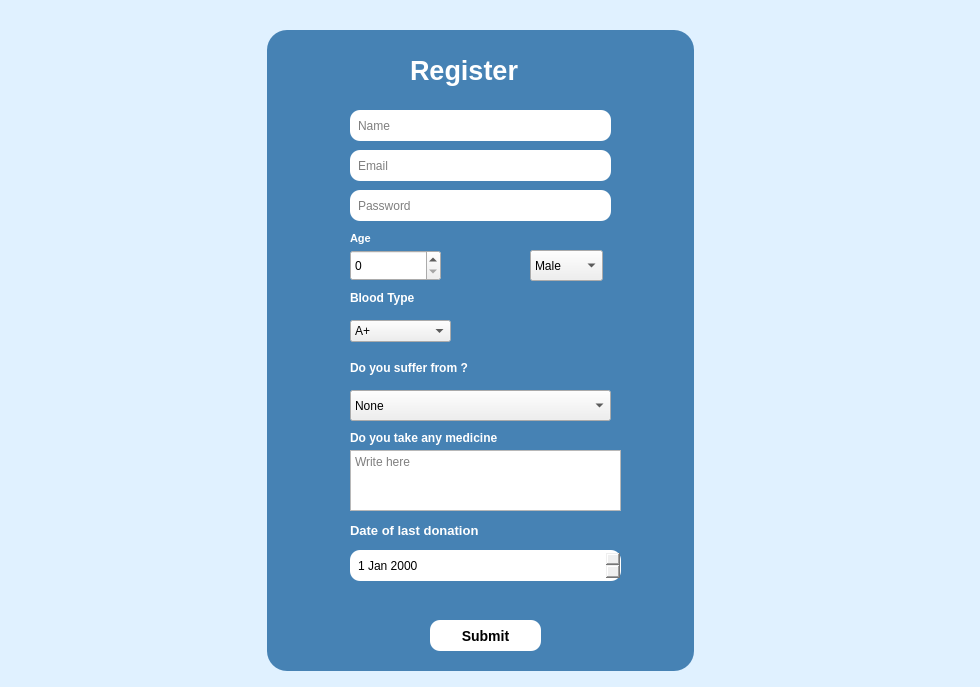
<?xml version="1.0" encoding="UTF-8"?>
<ui version="4.0">
 <class>DonorRegister</class>
 <widget class="QDialog" name="DonorRegister">
  <property name="geometry">
   <rect>
    <x>0</x>
    <y>0</y>
    <width>980</width>
    <height>687</height>
   </rect>
  </property>
  <property name="windowTitle">
   <string>Dialog</string>
  </property>
  <property name="styleSheet">
   <string notr="true">#DonorRegister{
background-color: rgb(224, 241, 255);
}</string>
  </property>
  <widget class="QGroupBox" name="groupBox">
   <property name="geometry">
    <rect>
     <x>230</x>
     <y>30</y>
     <width>501</width>
     <height>641</height>
    </rect>
   </property>
   <property name="styleSheet">
    <string notr="true">#groupBox{

	
    background: #fff;
    margin: 0 auto;
    border-radius: 20px;
	background-color:rgb(70,130,180);

}</string>
   </property>
   <property name="title">
    <string/>
   </property>
   <widget class="QLabel" name="label">
    <property name="geometry">
     <rect>
      <x>180</x>
      <y>20</y>
      <width>141</width>
      <height>41</height>
     </rect>
    </property>
    <property name="font">
     <font>
      <pointsize>20</pointsize>
      <weight>75</weight>
      <bold>true</bold>
     </font>
    </property>
    <property name="styleSheet">
     <string notr="true">#label
{
    display: block;
    font-size: 1.5em;
    font-weight: bold;
	color:white;
}</string>
    </property>
    <property name="text">
     <string>Register</string>
    </property>
   </widget>
   <widget class="QPushButton" name="submitDonor">
    <property name="geometry">
     <rect>
      <x>200</x>
      <y>590</y>
      <width>111</width>
      <height>31</height>
     </rect>
    </property>
    <property name="styleSheet">
     <string notr="true">#submitDonor{
background-color: white;

    border-width: 2px;
    border-radius: 10px;

    font: bold 14px;

    padding: 6px;
}

#submitDonor:hover{
background-color: rgb(224, 241, 255);
}</string>
    </property>
    <property name="text">
     <string>Submit</string>
    </property>
   </widget>
   <widget class="QDateEdit" name="dateLastDonation">
    <property name="geometry">
     <rect>
      <x>120</x>
      <y>520</y>
      <width>271</width>
      <height>31</height>
     </rect>
    </property>
    <property name="styleSheet">
     <string notr="true">#dateLastDonation{


border-width: 2px;
    border-radius: 10px;
    border-color: beige;
    padding: 6px;

}</string>
    </property>
   </widget>
   <widget class="QLineEdit" name="passwordDonor">
    <property name="geometry">
     <rect>
      <x>120</x>
      <y>160</y>
      <width>261</width>
      <height>31</height>
     </rect>
    </property>
    <property name="styleSheet">
     <string notr="true">#passwordDonor{

border-width: 2px;
    border-radius: 10px;
    border-color: beige;
    padding: 6px;

}</string>
    </property>
    <property name="echoMode">
     <enum>QLineEdit::Password</enum>
    </property>
    <property name="placeholderText">
     <string>Password</string>
    </property>
   </widget>
   <widget class="QComboBox" name="DonorSuffer">
    <property name="geometry">
     <rect>
      <x>120</x>
      <y>360</y>
      <width>261</width>
      <height>31</height>
     </rect>
    </property>
    <property name="editable">
     <bool>false</bool>
    </property>
    <property name="currentText">
     <string>None</string>
    </property>
    <property name="placeholderText">
     <string/>
    </property>
    <item>
     <property name="text">
      <string>None</string>
     </property>
    </item>
    <item>
     <property name="text">
      <string>Blood Pressure</string>
     </property>
    </item>
    <item>
     <property name="text">
      <string>Disorders</string>
     </property>
    </item>
    <item>
     <property name="text">
      <string>Thyroid Disease</string>
     </property>
    </item>
    <item>
     <property name="text">
      <string>Diabetes</string>
     </property>
    </item>
    <item>
     <property name="text">
      <string>Cancer</string>
     </property>
    </item>
    <item>
     <property name="text">
      <string>Heart Disorders</string>
     </property>
    </item>
    <item>
     <property name="text">
      <string>Hepatitis</string>
     </property>
    </item>
   </widget>
   <widget class="QLineEdit" name="NameDonor">
    <property name="geometry">
     <rect>
      <x>120</x>
      <y>80</y>
      <width>261</width>
      <height>31</height>
     </rect>
    </property>
    <property name="styleSheet">
     <string notr="true">#NameDonor{

border-width: 2px;
    border-radius: 10px;
    border-color: beige;
    padding: 6px;}
</string>
    </property>
    <property name="placeholderText">
     <string>Name</string>
    </property>
   </widget>
   <widget class="QLabel" name="label_3">
    <property name="geometry">
     <rect>
      <x>120</x>
      <y>330</y>
      <width>161</width>
      <height>16</height>
     </rect>
    </property>
    <property name="font">
     <font>
      <pointsize>9</pointsize>
      <weight>75</weight>
      <bold>true</bold>
     </font>
    </property>
    <property name="styleSheet">
     <string notr="true">color:white;</string>
    </property>
    <property name="text">
     <string>Do you suffer from ?</string>
    </property>
   </widget>
   <widget class="QLabel" name="AgeLabel">
    <property name="geometry">
     <rect>
      <x>120</x>
      <y>200</y>
      <width>55</width>
      <height>16</height>
     </rect>
    </property>
    <property name="font">
     <font>
      <pointsize>8</pointsize>
      <weight>75</weight>
      <bold>true</bold>
     </font>
    </property>
    <property name="styleSheet">
     <string notr="true">color:white;</string>
    </property>
    <property name="text">
     <string>Age</string>
    </property>
   </widget>
   <widget class="QComboBox" name="GenderDonor">
    <property name="geometry">
     <rect>
      <x>300</x>
      <y>220</y>
      <width>73</width>
      <height>31</height>
     </rect>
    </property>
    <property name="styleSheet">
     <string notr="true"/>
    </property>
    <item>
     <property name="text">
      <string>Male</string>
     </property>
    </item>
    <item>
     <property name="text">
      <string>Female</string>
     </property>
    </item>
   </widget>
   <widget class="QLabel" name="label_2">
    <property name="geometry">
     <rect>
      <x>120</x>
      <y>260</y>
      <width>71</width>
      <height>16</height>
     </rect>
    </property>
    <property name="font">
     <font>
      <weight>75</weight>
      <bold>true</bold>
     </font>
    </property>
    <property name="styleSheet">
     <string notr="true">color:white;</string>
    </property>
    <property name="text">
     <string>Blood Type</string>
    </property>
   </widget>
   <widget class="QSpinBox" name="DonorAge">
    <property name="geometry">
     <rect>
      <x>120</x>
      <y>220</y>
      <width>91</width>
      <height>31</height>
     </rect>
    </property>
    <property name="styleSheet">
     <string notr="true"/>
    </property>
   </widget>
   <widget class="QComboBox" name="bloodTypeDonor">
    <property name="geometry">
     <rect>
      <x>120</x>
      <y>290</y>
      <width>101</width>
      <height>22</height>
     </rect>
    </property>
    <item>
     <property name="text">
      <string>A+</string>
     </property>
    </item>
    <item>
     <property name="text">
      <string>A-</string>
     </property>
    </item>
    <item>
     <property name="text">
      <string>B+</string>
     </property>
    </item>
    <item>
     <property name="text">
      <string>B-</string>
     </property>
    </item>
    <item>
     <property name="text">
      <string>O+</string>
     </property>
    </item>
    <item>
     <property name="text">
      <string>O-</string>
     </property>
    </item>
    <item>
     <property name="text">
      <string>AB+</string>
     </property>
    </item>
    <item>
     <property name="text">
      <string>AB-</string>
     </property>
    </item>
   </widget>
   <widget class="QLineEdit" name="emailDonor">
    <property name="geometry">
     <rect>
      <x>120</x>
      <y>120</y>
      <width>261</width>
      <height>31</height>
     </rect>
    </property>
    <property name="styleSheet">
     <string notr="true">#emailDonor{

border-width: 2px;
    border-radius: 10px;
    border-color: beige;
    padding: 6px;

}</string>
    </property>
    <property name="placeholderText">
     <string>Email</string>
    </property>
   </widget>
   <widget class="QLabel" name="label_4">
    <property name="geometry">
     <rect>
      <x>120</x>
      <y>400</y>
      <width>191</width>
      <height>16</height>
     </rect>
    </property>
    <property name="font">
     <font>
      <pointsize>9</pointsize>
      <weight>75</weight>
      <bold>true</bold>
     </font>
    </property>
    <property name="styleSheet">
     <string notr="true">color:white;</string>
    </property>
    <property name="text">
     <string>Do you take any medicine</string>
    </property>
   </widget>
   <widget class="QLabel" name="DateLabel">
    <property name="geometry">
     <rect>
      <x>120</x>
      <y>490</y>
      <width>231</width>
      <height>21</height>
     </rect>
    </property>
    <property name="font">
     <font>
      <pointsize>10</pointsize>
      <weight>75</weight>
      <bold>true</bold>
     </font>
    </property>
    <property name="styleSheet">
     <string notr="true">color:white;</string>
    </property>
    <property name="text">
     <string>Date of last donation</string>
    </property>
   </widget>
   <widget class="QPlainTextEdit" name="medicinDonor">
    <property name="geometry">
     <rect>
      <x>120</x>
      <y>420</y>
      <width>271</width>
      <height>61</height>
     </rect>
    </property>
    <property name="placeholderText">
     <string>Write here</string>
    </property>
   </widget>
  </widget>
 </widget>
 <resources/>
 <connections/>
</ui>
